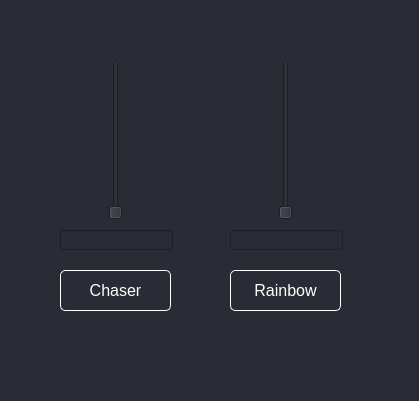
<?xml version="1.0" encoding="UTF-8"?>
<ui version="4.0">
 <class>Form</class>
 <widget class="QWidget" name="Form">
  <property name="geometry">
   <rect>
    <x>0</x>
    <y>0</y>
    <width>419</width>
    <height>401</height>
   </rect>
  </property>
  <property name="windowTitle">
   <string>Form</string>
  </property>
  <property name="styleSheet">
   <string notr="true">QWidget{
background-color: #292C34;
color:white;
}</string>
  </property>
  <widget class="QLineEdit" name="chaserText">
   <property name="geometry">
    <rect>
     <x>60</x>
     <y>230</y>
     <width>113</width>
     <height>20</height>
    </rect>
   </property>
  </widget>
  <widget class="QPushButton" name="chaserButton">
   <property name="geometry">
    <rect>
     <x>60</x>
     <y>270</y>
     <width>111</width>
     <height>41</height>
    </rect>
   </property>
   <property name="font">
    <font>
     <pointsize>12</pointsize>
    </font>
   </property>
   <property name="styleSheet">
    <string notr="true">QPushButton{
border: 1px solid white;
border-radius: 5px;
background-color: #292C34;
color: white;
}</string>
   </property>
   <property name="text">
    <string>Chaser</string>
   </property>
  </widget>
  <widget class="QSlider" name="chaserSlider">
   <property name="geometry">
    <rect>
     <x>100</x>
     <y>60</y>
     <width>31</width>
     <height>160</height>
    </rect>
   </property>
   <property name="orientation">
    <enum>Qt::Vertical</enum>
   </property>
  </widget>
  <widget class="QLineEdit" name="rainbowText">
   <property name="geometry">
    <rect>
     <x>230</x>
     <y>230</y>
     <width>113</width>
     <height>20</height>
    </rect>
   </property>
   <property name="text">
    <string/>
   </property>
  </widget>
  <widget class="QPushButton" name="rainbowButton">
   <property name="geometry">
    <rect>
     <x>230</x>
     <y>270</y>
     <width>111</width>
     <height>41</height>
    </rect>
   </property>
   <property name="font">
    <font>
     <pointsize>12</pointsize>
    </font>
   </property>
   <property name="styleSheet">
    <string notr="true">QPushButton{
border: 1px solid white;
border-radius: 5px;
background-color: #292C34;
color: white;
}</string>
   </property>
   <property name="text">
    <string>Rainbow</string>
   </property>
  </widget>
  <widget class="QSlider" name="rainbowSlider">
   <property name="geometry">
    <rect>
     <x>270</x>
     <y>60</y>
     <width>31</width>
     <height>160</height>
    </rect>
   </property>
   <property name="orientation">
    <enum>Qt::Vertical</enum>
   </property>
  </widget>
 </widget>
 <resources/>
 <connections/>
</ui>
